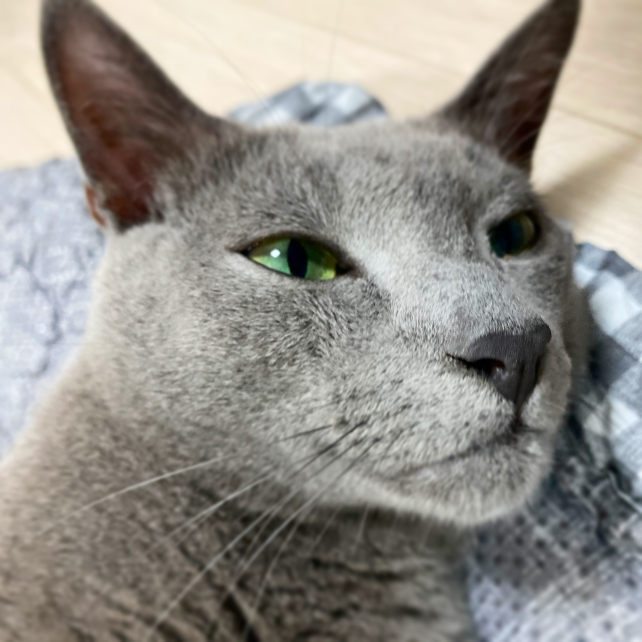
#> input picture test/data/annotation/coco-detection/images/ce066911-test.jpg, 1283 x 1283 px (shown at 1/2 size)
$ python -i visual.py   (imports and definitions only)
#> lines starting #> are read from the running program, lines starting #| are printed output that depends on the picture
### zerohertzLib/plot/__init__.py
# SPDX-License-Identifier: MIT
# SPDX-FileCopyrightText: Copyright (c) 2023-2025 Zerohertz (Hyogeun Oh)

"""
!!! hint "Plot"
    다양한 변수들을 최대한 지정하지 않고 사용할 수 있는 시각화 함수들
"""

import os

from matplotlib import font_manager
from matplotlib import pyplot as plt

from zerohertzLib.plot.bar_chart import barh, barv, hist
from zerohertzLib.plot.pie import pie
from zerohertzLib.plot.plot import candle, plot
from zerohertzLib.plot.scatter import scatter
from zerohertzLib.plot.table import table
from zerohertzLib.plot.util import color, figure, savefig, subplot

FONT_PATH = os.path.join(os.path.dirname(__file__), "fonts")


# [20 lines left out: function font, not called in this run]


font()

__all__ = [
    "barv",
    "barh",
    "hist",
    "plot",
    "pie",
    "scatter",
    "color",
    "table",
    "savefig",
    "figure",
    "candle",
    "font",
    "subplot",
]

### zerohertzLib/vision/visual.py
# SPDX-License-Identifier: MIT
# SPDX-FileCopyrightText: Copyright (c) 2023-2025 Zerohertz (Hyogeun Oh)

import os

import cv2
import numpy as np
from numpy.typing import DTypeLike, NDArray
from PIL import Image, ImageDraw, ImageFont

from zerohertzLib.plot import FONT_PATH

from .convert import _list2np, cwh2poly, cwh2xyxy, poly2cwh, poly2mask
from .transform import pad
from .util import _cvt_bgra, _is_bbox


# [75 lines left out: functions _bbox, bbox, not called in this run]


def mask(
    img: NDArray[np.uint8],
    mks: NDArray[bool] | None = None,
    poly: (
        list[int | float] | NDArray[DTypeLike] | list[NDArray[DTypeLike]] | None
    ) = None,
    color: tuple[int, int, int] = (0, 0, 255),
    class_list: list[int | str] | None = None,
    class_color: dict[int | str, tuple[int, int, int]] | None = None,
    border: bool = True,
    alpha: float = 0.5,
) -> NDArray[np.uint8]:
    """Mask 시각화

    Args:
        img: 입력 image (`[H, W, C]`)
        mks: 입력 image 위에 병합할 mask (`[H, W]` or `[N, H, W]`)
        poly: 입력 image 위에 병합할 mask (`[M, 2]` or `[N, M, 2]`)
        color: Mask의 색
        class_list: `mks` 의 index에 따른 class
        class_color: Class에 따른 색 (`color` 무시)
        border: Mask의 경계선 표시 여부
        alpha: Mask의 투명도

    Returns:
        시각화 결과 (`[H, W, C]`)

    Examples:
        Mask:
            ```python
            >>> H, W, _ = img.shape
            >>> cnt = 30
            >>> mks = np.zeros((cnt, H, W), np.uint8)
            >>> for mks_ in mks:
            >>>     center_x = random.randint(0, W)
            >>>     center_y = random.randint(0, H)
            >>>     radius = random.randint(30, 200)
            >>>     cv2.circle(mks_, (center_x, center_y), radius, (True), -1)
            >>> mks = mks.astype(bool)
            >>> res1 = zz.vision.mask(img, mks)
            ```
        Mask:
            ```python
            >>> cls = [i for i in range(cnt)]
            >>> class_list = [cls[random.randint(0, 5)] for _ in range(cnt)]
            >>> class_color = {}
            >>> for c in cls:
            >>>     class_color[c] = [random.randint(0, 255) for _ in range(3)]
            >>> res2 = zz.vision.mask(img, mks, class_list=class_list, class_color=class_color)
            ```
        Poly:
            ```python
            >>> poly = np.array([[100, 400], [400, 400], [800, 900], [400, 1100], [100, 800]])
            >>> res3 = zz.vision.mask(img, poly=poly)
            ```
        Poly:
            ```python
            >>> poly = zz.vision.xyxy2poly(zz.vision.poly2xyxy((np.random.rand(cnt, 4, 2) * (W, H))))
            >>> res4 = zz.vision.mask(img, poly=poly, class_list=class_list, class_color=class_color)
            ```

        ![Mask visualization example](../../../assets/vision/mask.png){ width="600" }
    """
    assert (mks is None) ^ (poly is None)
    shape = img.shape
    if len(shape) == 2:
        img = cv2.cvtColor(img, cv2.COLOR_GRAY2BGR)
    elif shape[2] == 4 and len(color) == 3:
        color = (*color, 255)
        if class_list is not None and class_color is not None:
            for key, value in class_color.items():
                if len(value) == 3:
                    class_color[key] = [*value, 255]
    if poly is not None:
        mks = poly2mask(poly, (shape[:2]))
    shape = mks.shape
    overlay = img.copy()
    cumulative_mask = np.zeros(img.shape[:2], dtype=bool)
    if len(shape) == 2:
        overlay[mks] = color
        if border:
            edges = cv2.Canny(mks.astype(np.uint8) * 255, 100, 200)
            overlay[edges > 0] = color
    elif len(shape) == 3:
        for idx, mks_ in enumerate(mks):
            if class_list is not None and class_color is not None:
                color = class_color[class_list[idx]]
            overlapping = cumulative_mask & mks_
            non_overlapping = mks_ & ~cumulative_mask
            cumulative_mask |= mks_
            if overlapping.any():
                overlapping_color = overlay[overlapping].astype(np.float32)
                mixed_color = ((overlapping_color + color) / 2).astype(np.uint8)
                overlay[overlapping] = mixed_color
            if non_overlapping.any():
                overlay[non_overlapping] = color
            if border:
                edges = cv2.Canny(mks_.astype(np.uint8) * 255, 100, 200)
                overlay[edges > 0] = color
    else:
        raise ValueError("The 'mks' must be of shape [H, W] or [N, H, W]")
    return cv2.addWeighted(img, 1 - alpha, overlay, alpha, 0)


# [255 lines left out: functions _paste, _make_text, _text, text, paste, not called in this run]

>>> import cv2
>>> picture = cv2.imread('../../test/data/annotation/coco-detection/images/ce066911-test.jpg', cv2.IMREAD_GRAYSCALE)
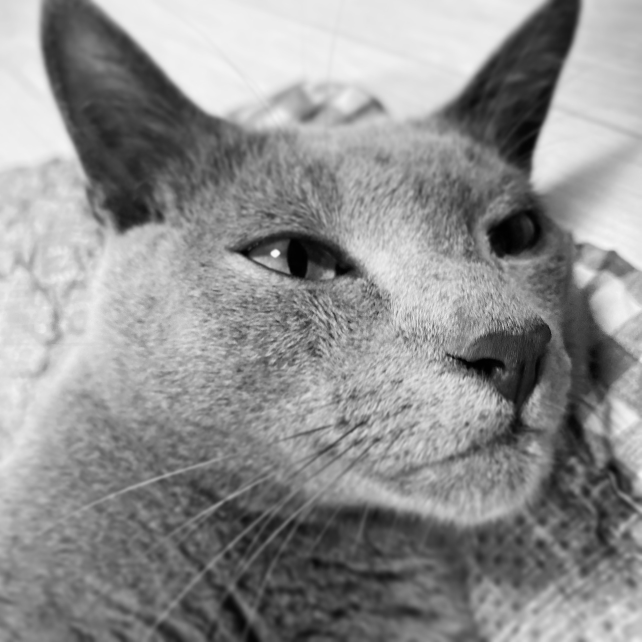
#> picture: shape (1283, 1283) (shown at 1/2 size); min 0, max 251, mean 143.3
>>> result = mask(picture)
#> (the run stopped early here; a loop or call above may not have finished)
